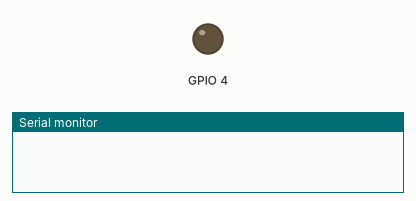
Simulated run of this sketch. Board: ESP32. Shown: output pins drawn as LEDs (lit = HIGH), the last lines printed to the serial monitor. Storage starts empty; EEPROM starts erased; the camera gives no picture. At 4.2 s the program puts the board to deep sleep or switches it off; the recording ends there.

Above: at 0.0 s.
At 0.6 s:
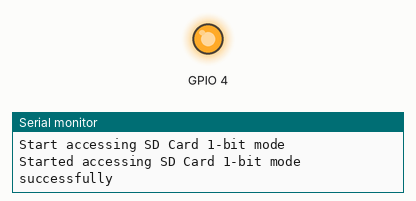
Timing chart, 0 to 4.2 s (numbered marks = the images above):
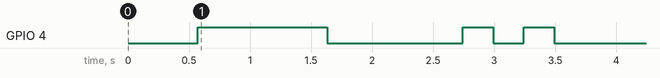

Measured:
- by itself, GPIO 4: goes HIGH 1.1 s, LOW 1.1 s, HIGH 0.25 s, LOW 0.25 s, HIGH 0.25 s, then LOW

The sketch:

IRclickandsave.ino
```cpp
//=========Including the libraries===========//

#include "esp_camera.h"        //--> Camera ESP
#include "Arduino.h"
#include "FS.h"                //--> SD Card ESP32
#include "SD_MMC.h"            //--> SD Card ESP32
#include "SPI.h"
#include "soc/soc.h"           //--> Disable brownour problems
#include "soc/rtc_cntl_reg.h"  //--> Disable brownour problems
#include "driver/rtc_io.h"
#include <EEPROM.h>            //--> read and write from flash memory
//===================================================================================//

//define the number of bytes you want to access
#define EEPROM_SIZE 1

//================Pin definition for CAMERA_MODEL_AI_THINKER========================//

#define PWDN_GPIO_NUM     32
#define RESET_GPIO_NUM    -1
#define XCLK_GPIO_NUM      0
#define SIOD_GPIO_NUM     26
#define SIOC_GPIO_NUM     27

#define Y9_GPIO_NUM       35
#define Y8_GPIO_NUM       34
#define Y7_GPIO_NUM       39
#define Y6_GPIO_NUM       36
#define Y5_GPIO_NUM       21
#define Y4_GPIO_NUM       19
#define Y3_GPIO_NUM       18
#define Y2_GPIO_NUM        5
#define VSYNC_GPIO_NUM    25
#define HREF_GPIO_NUM     23
#define PCLK_GPIO_NUM     22
//========================================

int pictureNumber = 0; //--> Variable to hold photo naming sequence data from EEPROM.

//________________________________________________________________________________void setup()
void setup() {
  WRITE_PERI_REG(RTC_CNTL_BROWN_OUT_REG, 0); //--> disable brownout detector

  Serial.begin(115200);
  //Serial.setDebugOutput(true);
  //Serial.println();

  //----------------------------------------Camera configuration
  camera_config_t config;
  config.ledc_channel = LEDC_CHANNEL_0;
  config.ledc_timer = LEDC_TIMER_0;
  config.pin_d0 = Y2_GPIO_NUM;
  config.pin_d1 = Y3_GPIO_NUM;
  config.pin_d2 = Y4_GPIO_NUM;
  config.pin_d3 = Y5_GPIO_NUM;
  config.pin_d4 = Y6_GPIO_NUM;
  config.pin_d5 = Y7_GPIO_NUM;
  config.pin_d6 = Y8_GPIO_NUM;
  config.pin_d7 = Y9_GPIO_NUM;
  config.pin_xclk = XCLK_GPIO_NUM;
  config.pin_pclk = PCLK_GPIO_NUM;
  config.pin_vsync = VSYNC_GPIO_NUM;
  config.pin_href = HREF_GPIO_NUM;
  config.pin_sscb_sda = SIOD_GPIO_NUM;
  config.pin_sscb_scl = SIOC_GPIO_NUM;
  config.pin_pwdn = PWDN_GPIO_NUM;
  config.pin_reset = RESET_GPIO_NUM;
  config.xclk_freq_hz = 20000000;
  config.pixel_format = PIXFORMAT_JPEG;

  if(psramFound()){
    config.frame_size = FRAMESIZE_UXGA; // FRAMESIZE_ + QVGA|CIF|VGA|SVGA|XGA|SXGA|UXGA

    config.jpeg_quality = 10;
    config.fb_count = 2;
  } else {
    config.frame_size = FRAMESIZE_SVGA;
    config.jpeg_quality = 12;
    config.fb_count = 1;
  }
  //----------------------------------------

  //----------------------------------------Init Camera
  esp_err_t err = esp_camera_init(&config);
  if (err != ESP_OK) {
    Serial.printf("Camera init failed with error 0x%x", err);
    return;
  }
  //----------------------------------------

  //----------------------------------------Start accessing and checking SD card

  Serial.println("Starting SD Card");
  delay(250);

  //******4-bit mode
//  Serial.println("Start accessing SD Card 4-bit mode");
//  if(!SD_MMC.begin()){
//    Serial.println("SD Card Mount Failed");
//    return;
//  }
//  Serial.println("Started accessing SD Card 4-bit mode successfully");
  //******


  //******1-bit mode
  pinMode(13, INPUT_PULLUP); //--> This is done to resolve an "error" in 1-bit mode when SD_MMC.begin("/sdcard", true).

  Serial.println("Start accessing SD Card 1-bit mode");
  if(!SD_MMC.begin("/sdcard", true)){
    Serial.println("SD Card Mount Failed");
    return;
  }
  Serial.println("Started accessing SD Card 1-bit mode successfully");

  pinMode(13, INPUT_PULLDOWN);
  //******
  //----------------------------------------

  //----------------------------------------Checking SD card type
  uint8_t cardType = SD_MMC.cardType();
  if(cardType == CARD_NONE){
    Serial.println("No SD Card attached");
    return;
  }
  //----------------------------------------

  //----------------------------------------Turning on the LED Flash on the ESP32 Cam Board
  // The line of code to turn on the LED Flash is placed here, because the next line of code is the process of taking photos or pictures by the ESP32 Cam.
  pinMode(4, OUTPUT);
  digitalWrite(4, HIGH);
  delay(1000);
  //----------------------------------------

  camera_fb_t * fb = NULL;

  //----------------------------------------Take Picture with Camera
  fb = esp_camera_fb_get();
  if(!fb) {
    Serial.println("Camera capture failed");
    return;
  }
  //----------------------------------------

  digitalWrite(4, LOW); //--> Turn off the LED Flash because the process of taking pictures and saving images to the SD card is complete.
  delay(1000);

  //----------------------------------------initialize EEPROM with predefined size
  EEPROM.begin(EEPROM_SIZE);
  delay(50);
  pictureNumber = EEPROM.read(0) + 1;
  delay(50);
  //----------------------------------------

  //----------------------------------------Save images to MicroSD Card.
  String path = "/picture" + String(pictureNumber) +".jpg"; //--> Path where new picture will be saved in SD Card

  fs::FS &fs = SD_MMC;
  Serial.printf("Picture file name: %s\n", path.c_str());

  File file = fs.open(path.c_str(), FILE_WRITE);
  if(!file){
    Serial.println("Failed to open file in writing mode");
  }
  else {
    file.write(fb->buf, fb->len); // payload (image), payload length
    Serial.printf("Saved file to path: %s\n", path.c_str());
    EEPROM.write(0, pictureNumber);
    EEPROM.commit();
  }
  file.close();
  //----------------------------------------

  esp_camera_fb_return(fb); //--> return the frame buffer back to the driver for reuse.

  //----------------------------------------Go to "Sleep" mode.
  // The LED Flash will flash 2 times to indicate that it is in "Sleep" mode.
  Serial.println("Going to sleep now");
  for(int i = 1; i <= 4; i++) {
    digitalWrite(4, !digitalRead(4));
    delay(250);
  }


  esp_sleep_enable_ext0_wakeup(GPIO_NUM_12, 1);
  delay(500);
  //******

  esp_deep_sleep_start();
  Serial.println("This will never be printed");
  //----------------------------------------
}

void loop() {

}
```
